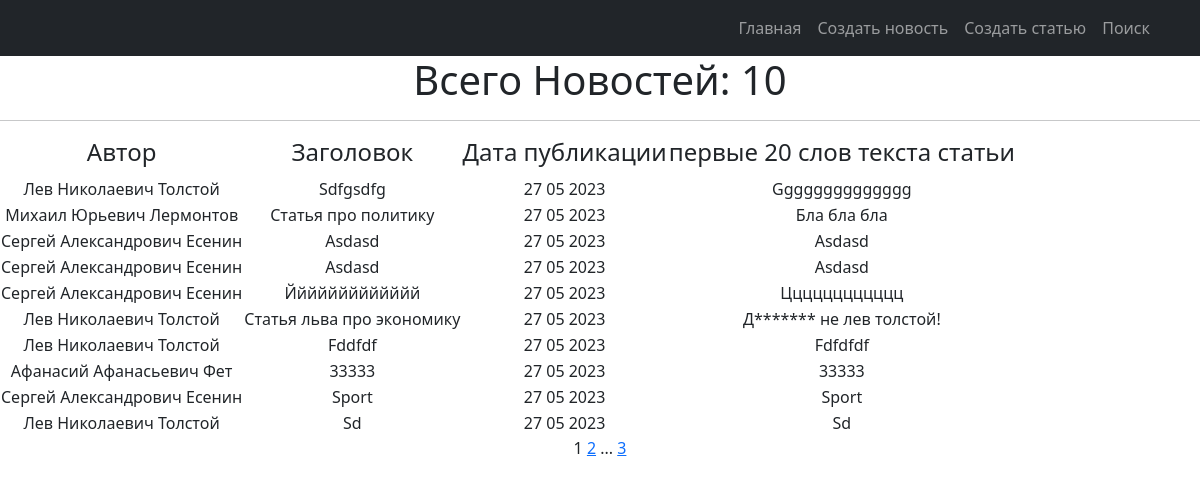
The app's page /, older data.
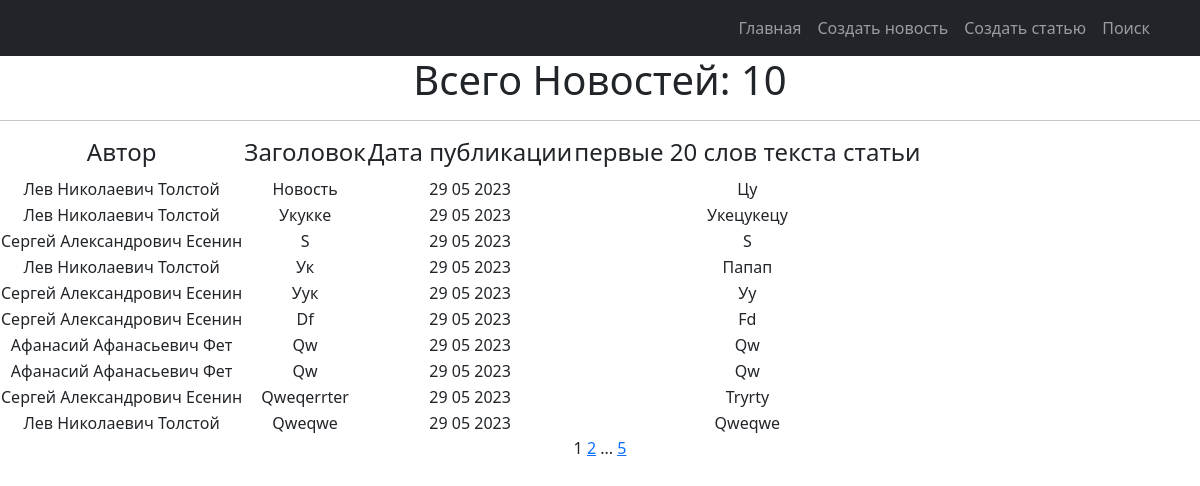
The same page, newer data.
### news/models.py (models this page shows, shortened)
class Post(models.Model):
    objects = None
    article = 'AR'
    news = 'NE'
    POST = [
        (news, 'Новость'),
        (article, 'Статья')
    ]
    title = models.TextField(max_length=50)
    author = models.ForeignKey(Author, on_delete=models.CASCADE)
    time_in_comment = models.DateTimeField(default=django.utils.timezone.now)
    choice_title = models.CharField(max_length=2, choices=POST)
    post_text = models.TextField(max_length=500)
    posts = models.ManyToManyField('Category', through='PostCategory')
    rating_post = models.IntegerField(default=0)

class Author(models.Model):
    user_author = models.OneToOneField(User, on_delete=models.CASCADE)
    user_rating = models.IntegerField(default=0)

### news/views.py (the view)
# urls.py: path('', PostList.as_view(), name='post_list'),
class PostList(ListView):
    model = Post
    ordering = '-time_in_comment'
    template_name = 'news.html'
    context_object_name = 'posts'
    paginate_by = 10

### news/templatetags/censure.py (called while the page is built)
@register.filter()
def censor(word):
    def multiple_replace(texts, replace_value):
        for i, j in replace_value.items():
            texts = texts.lower().replace(i, j)
        return texts
    replace_values = {'модели': 'м*****',
                      'джигурда': 'д*******',
                      'однако': 'о*****',
                      'директор': 'д*******',
                      'повтор': 'п*****'
                      }
    word = multiple_replace(word, replace_values)
    return word.capitalize()

### news/templatetags/custom_tags.py (called while the page is built)
@register.simple_tag(takes_context=True)
def url_replace(context, **kwargs):
   d = context['request'].GET.copy()
   for k, v in kwargs.items():
       d[k] = v
   return d.urlencode()

### templates/news.html (shortened to what this page needs)
{% extends 'flatpages/default.html' %}
{% load custom_tags %}
{% block content %}
{% load censure %}
    <h1>Всего Новостей: {{ posts |length }} </h1>
    <hr>
    {% if posts %}
        <table >
            <tr>
                <td><h4>Автор</h4></td>
                <td><h4>Заголовок</h4></td>
                <td><h4>Дата публикации</h4></td>
                <td><h4>первые 20 слов текста статьи</h4></td>
            </tr>
            {% for news in posts %}
            <tr>
                <td>{{ news.author.user_author.first_name }}</td>
                <td>{{ news.title | censor }}</td>
                <td>{{ news.time_in_comment |date:'j m Y'  }}</td>
                <td>{{ news.post_text |truncatewords:20 | censor }}</td>
            </tr>
            {% endfor %}
        </table>
    {% else %}
        <h2>Товаров нет!</h2>
    {% endif %}
   {{ page_obj.number }}
   {% if page_obj.has_next %}
       <a href="?{% url_replace page=page_obj.next_page_number %}">{{ page_obj.next_page_number }}</a>
       {% if paginator.num_pages != page_obj.next_page_number %}
           ...
           <a href="?{% url_replace page=page_obj.paginator.num_pages %}">{{ page_obj.paginator.num_pages }}</a>
       {% endif %}
   {% endif %}
{% endblock content %}

Row changes from the older to the newer data that the page shows:
no longer on this page (row unchanged): Post: author.user_author.first_name "Лев Николаевич Толстой", title|censor "Sdfgsdfg", time_in_comment "27 05 2023", post_text|censor "Gggggggggggggg"
no longer on this page (row unchanged): Post: author.user_author.first_name "Михаил Юрьевич Лермонтов", title|censor "Статья про политику", time_in_comment "27 05 2023", post_text|censor "Бла бла бла"
no longer on this page (row unchanged): Post: author.user_author.first_name "Сергей Александрович Есенин", title|censor "Asdasd", time_in_comment "27 05 2023", post_text|censor "Asdasd"
no longer on this page (row unchanged): Post: author.user_author.first_name "Сергей Александрович Есенин", title|censor "Asdasd", time_in_comment "27 05 2023", post_text|censor "Asdasd"
no longer on this page (row unchanged): Post: author.user_author.first_name "Сергей Александрович Есенин", title|censor "Ййййййййййййй", time_in_comment "27 05 2023", post_text|censor "Цццццццццццц"
no longer on this page (row unchanged): Post: author.user_author.first_name "Лев Николаевич Толстой", title|censor "Статья льва про экономику", time_in_comment "27 05 2023", post_text|censor "Д******* не лев толстой!"
no longer on this page (row unchanged): Post: author.user_author.first_name "Лев Николаевич Толстой", title|censor "Fddfdf", time_in_comment "27 05 2023", post_text|censor "Fdfdfdf"
removed Post: author.user_author.first_name "Афанасий Афанасьевич Фет", title|censor "33333", time_in_comment "27 05 2023", post_text|censor "33333"
no longer on this page (row unchanged): Post: author.user_author.first_name "Сергей Александрович Есенин", title|censor "Sport", time_in_comment "27 05 2023", post_text|censor "Sport"
no longer on this page (row unchanged): Post: author.user_author.first_name "Лев Николаевич Толстой", title|censor "Sd", time_in_comment "27 05 2023", post_text|censor "Sd"
added Post: author.user_author.first_name "Лев Николаевич Толстой", title|censor "Новость", time_in_comment "29 05 2023", post_text|censor "Цу"
added Post: author.user_author.first_name "Лев Николаевич Толстой", title|censor "Укукке", time_in_comment "29 05 2023", post_text|censor "Укецукецу"
added Post: author.user_author.first_name "Сергей Александрович Есенин", title|censor "S", time_in_comment "29 05 2023", post_text|censor "S"
added Post: author.user_author.first_name "Лев Николаевич Толстой", title|censor "Ук", time_in_comment "29 05 2023", post_text|censor "Папап"
added Post: author.user_author.first_name "Сергей Александрович Есенин", title|censor "Уук", time_in_comment "29 05 2023", post_text|censor "Уу"
added Post: author.user_author.first_name "Сергей Александрович Есенин", title|censor "Df", time_in_comment "29 05 2023", post_text|censor "Fd"
added Post: author.user_author.first_name "Афанасий Афанасьевич Фет", title|censor "Qw", time_in_comment "29 05 2023", post_text|censor "Qw"
added Post: author.user_author.first_name "Афанасий Афанасьевич Фет", title|censor "Qw", time_in_comment "29 05 2023", post_text|censor "Qw"
added Post: author.user_author.first_name "Сергей Александрович Есенин", title|censor "Qweqerrter", time_in_comment "29 05 2023", post_text|censor "Tryrty"
added Post: author.user_author.first_name "Лев Николаевич Толстой", title|censor "Qweqwe", time_in_comment "29 05 2023", post_text|censor "Qweqwe"
Text that changed along with them:
{{ page_obj.paginator.num_pages }}: "3" → "5"
